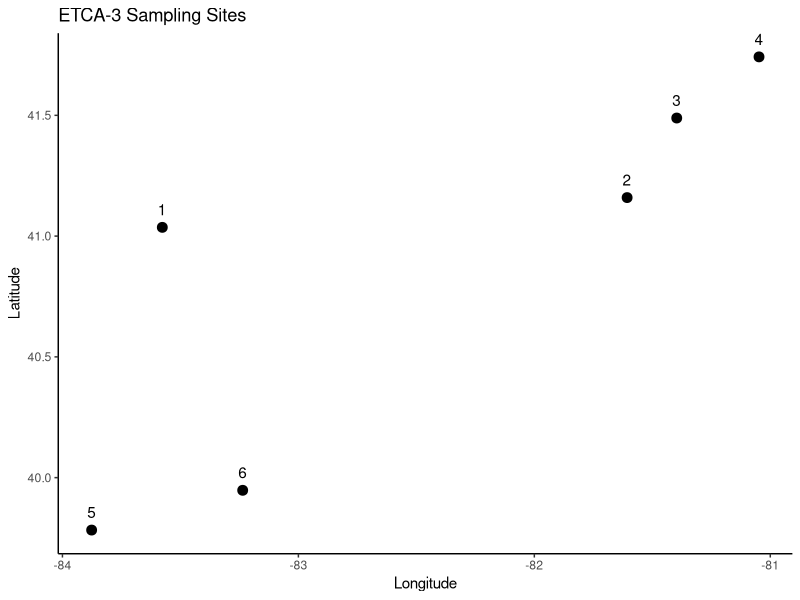
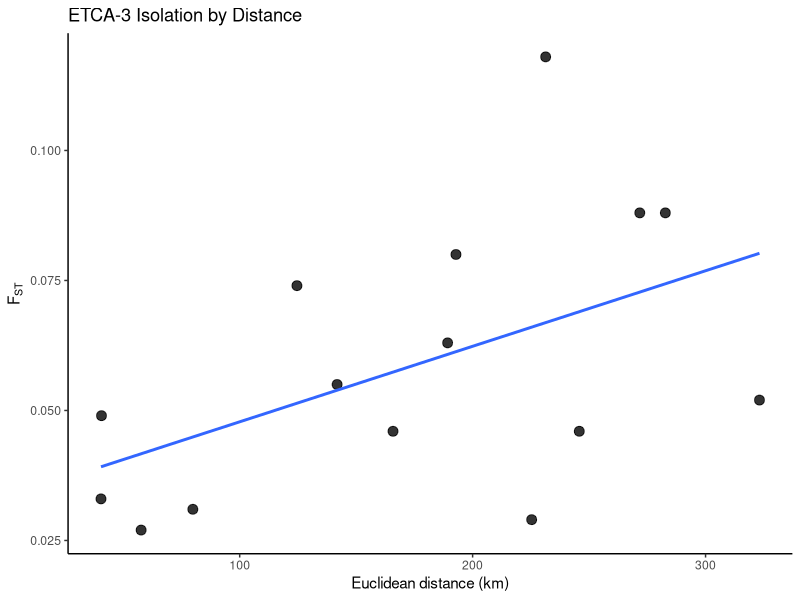

These charts were generated, in order, by the following R code: (Note: this script raises an error after producing the figures.)
############################
## ETCA-3 Rainbow darter
## Microsatellite θST (Table IVc)
## Outputs: ETCA_3_fst, ETCA_3_coords
############################

library(geosphere)
library(ggplot2)

## -------------------------
## 1) site coordinates (Table I)
## -------------------------
## -------------------------
## 1) site coordinates (Table I — full precision)
## -------------------------
ETCA_3_coords <- data.frame(
  site_id = 1:6,
  #site = c(
  #  "Blanchard River",
  #  "Cuyahoga River",
  #  "Chagrin River",
  #  "Grand River",
  #  "Little Miami River",
  #  "Big Darby Creek"
  #),
  lat = c(
    41.036229,
    41.159442,
    41.488884,
    41.742064,
    39.782865,
    39.947505
  ),
  lon = c(
    -83.576722,
    -81.606751,
    -81.396439,
    -81.047707,
    -83.876253,
    -83.236055
  )
)

## -------------------------
## 2) FST matrix (microsats Table IVc)
## order:
## 1 = Blanchard R.
## 2 = Cuyahoga R.
## 3 = Chagrin R.
## 4 = Grand R.
## 5 = Little Miami R.
## 6 = Big Darby Ck.
## -------------------------
ETCA_3_fst <- matrix(0, nrow = 6, ncol = 6)

## lower.tri() fills by column in R:
## (2,1), (3,1), (4,1), (5,1), (6,1),
## (3,2), (4,2), (5,2), (6,2),
## (4,3), (5,3), (6,3),
## (5,4), (6,4),
## (6,5)

ETCA_3_fst[lower.tri(ETCA_3_fst)] <- c(
  0.046, 0.063, 0.029, 0.055, 0.074,
  0.049, 0.031, 0.046, 0.080,
  0.033, 0.088, 0.118,
  0.052, 0.088,
  0.027
)

ETCA_3_fst <- ETCA_3_fst + t(ETCA_3_fst)
diag(ETCA_3_fst) <- 0

rownames(ETCA_3_fst) <- 1:6
colnames(ETCA_3_fst) <- 1:6

ETCA_3_fst[ETCA_3_fst < 0] <- 0
ETCA_3_fst

## -------------------------
## 3) geographic distance (km)
## -------------------------
coords <- as.matrix(ETCA_3_coords[, c("lon", "lat")])

geo_dist_km <- distm(coords, fun = distHaversine) / 1000
rownames(geo_dist_km) <- 1:6
colnames(geo_dist_km) <- 1:6

## -------------------------
## 4) pairwise dataframe for IBD
## -------------------------
ibd_df <- data.frame(
  site1   = rownames(ETCA_3_fst)[row(ETCA_3_fst)[upper.tri(ETCA_3_fst)]],
  site2   = colnames(ETCA_3_fst)[col(ETCA_3_fst)[upper.tri(ETCA_3_fst)]],
  fst     = ETCA_3_fst[upper.tri(ETCA_3_fst)],
  dist_km = geo_dist_km[upper.tri(geo_dist_km)]
)

## -------------------------
## 5) site map
## -------------------------
ggplot(ETCA_3_coords, aes(x = lon, y = lat)) +
  geom_point(size = 3) +
  geom_text(aes(label = site_id), vjust = -1) +
  theme_classic() +
  labs(
    x = "Longitude",
    y = "Latitude",
    title = "ETCA-3 Sampling Sites"
  )

## -------------------------
## 6) IBD plot
## -------------------------
ggplot(ibd_df, aes(x = dist_km, y = fst)) +
  geom_point(size = 3, alpha = 0.8) +
  geom_smooth(method = "lm", se = FALSE) +
  theme_classic() +
  labs(
    x = "Euclidean distance (km)",
    y = expression(F[ST]),
    title = "ETCA-3 Isolation by Distance"
  )


## -------------------------
## 7) save objects
## -------------------------
save_dir <- "/Users/johnmccall/Library/CloudStorage/OneDrive-TheOhioStateUniversity/Spring_2026/Landgen_DGS/DGS-Patterns-of-Fish-Diversity/DGS-Patterns-of-Fish-Diversity/Objective 2/Data/ETCA-3/data"

dir.create(save_dir, recursive = TRUE, showWarnings = FALSE)

save(
  ETCA_3_fst,
  ETCA_3_coords,
  file = file.path(save_dir, "ETCA_3.RData")
)
